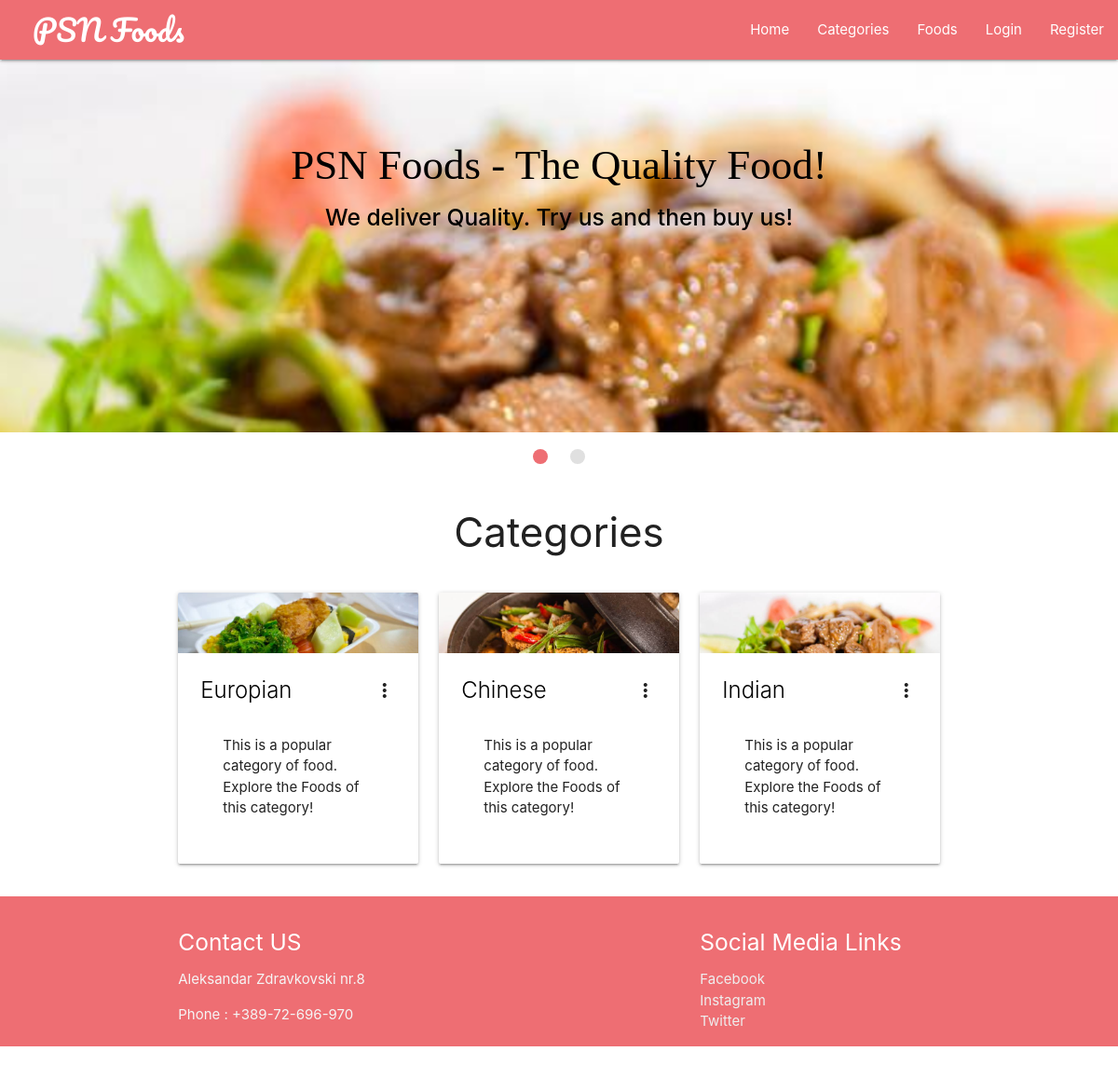
Screenshot of /food-categories.php with the database file from the repository.
### tables this page shows
CREATE TABLE `categories` (
  `id` int(11) NOT NULL,
  `name` varchar(250) NOT NULL,
  `short_desc` varchar(250) NOT NULL,
  `long_desc` varchar(500) NOT NULL
);

### chunks/categories.php (the view, shortened to what this page needs)
<?php
require('backends/connection-pdo.php');
$sql = 'SELECT * FROM categories';
$query  = $pdoconn->prepare($sql);
$query->execute();
$arr_all = $query->fetchAll(PDO::FETCH_ASSOC);
?>
<section class="fcategories">
	<div class="container">
		<div class="section white center">
			<h3 class="header">Categories</h3>
		</div>
<?php if (count($arr_all) == 0) {
	echo '<div class="section gray center" style="border: 1px solid black; border-radius: 5px;">
			<p class="header">Sorry No Categories to Display!</p>
		</div>';
} else {  ?>
<?php for ($i=1; $i <= count($arr_all); ) { ?>
		<div class="row">
			<?php for ($j=1; $j <= 3; $j++) { ?>
			<div class="col s12 m4">
				<div class="card">
				    <div class="card-image waves-effect waves-block waves-light">
				      <img class="activator" src="images/banner<?php echo $j; ?>.jpg">
				    </div>
				    <div class="card-content">
				      <span class="card-title activator grey-text text-darken-4"><a class="black-text" href="foods.php?id=<?php echo $arr_all[$i+$j-2]['id']; ?>"><?php echo $arr_all[$i+$j-2]['name']; ?></a><i class="material-icons right">more_vert</i></span>
				      <div class="card-content">
			          <p>This is a popular category of food. Explore the Foods of this category!</p>
			        </div>
				    </div>
				  </div>
			</div>
			<?php } ?>
			<?php $i = $i + 3; ?>
		</div>
		<?php
				}
			}
			 ?>
	</div>
</section>

### rows the page displays
categories: shows a picture, name "Europian"
categories: shows a picture, name "Chinese"
categories: shows a picture, name "Indian"
